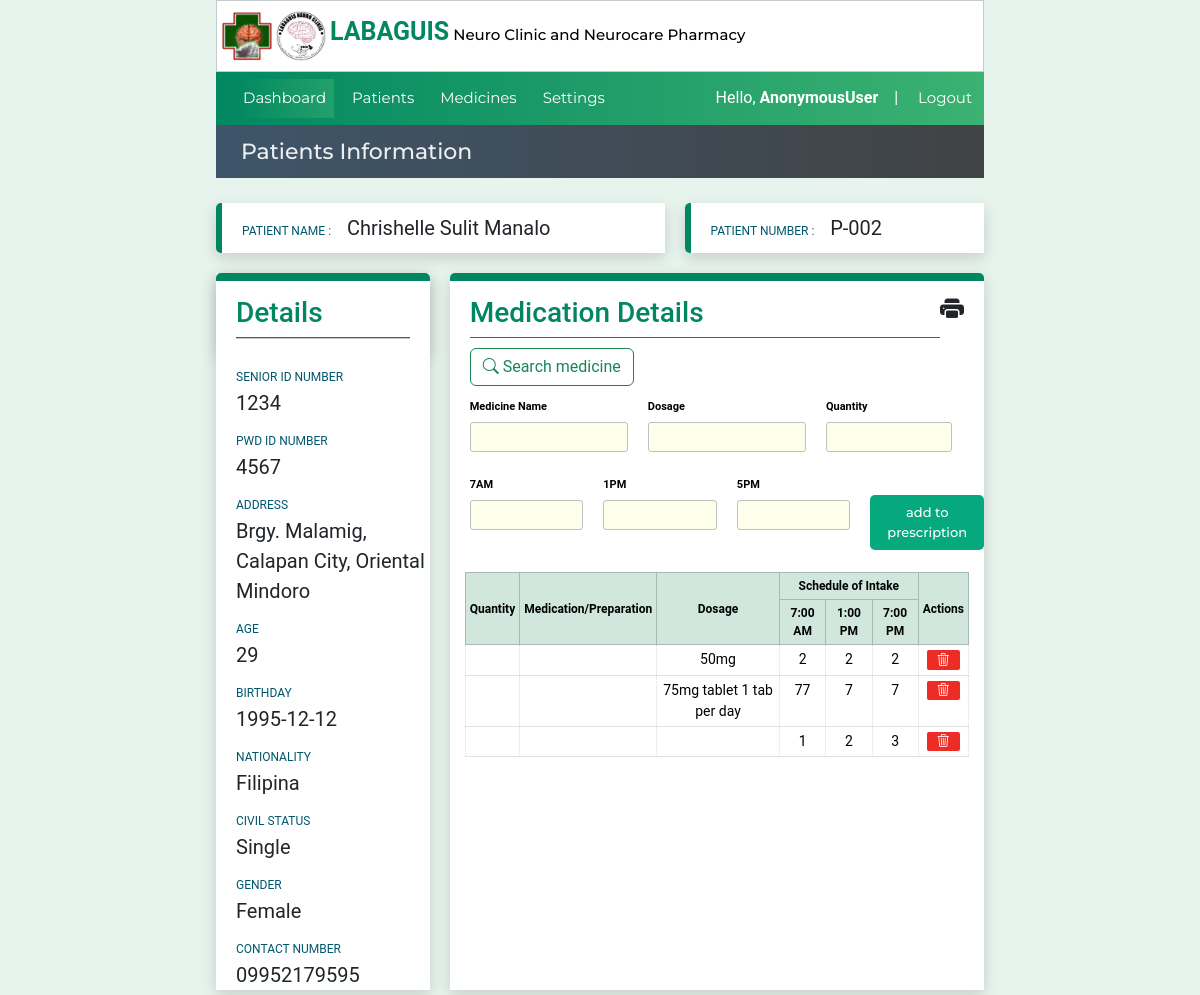
Page /patientinfo/27/prescription on the earlier database version.
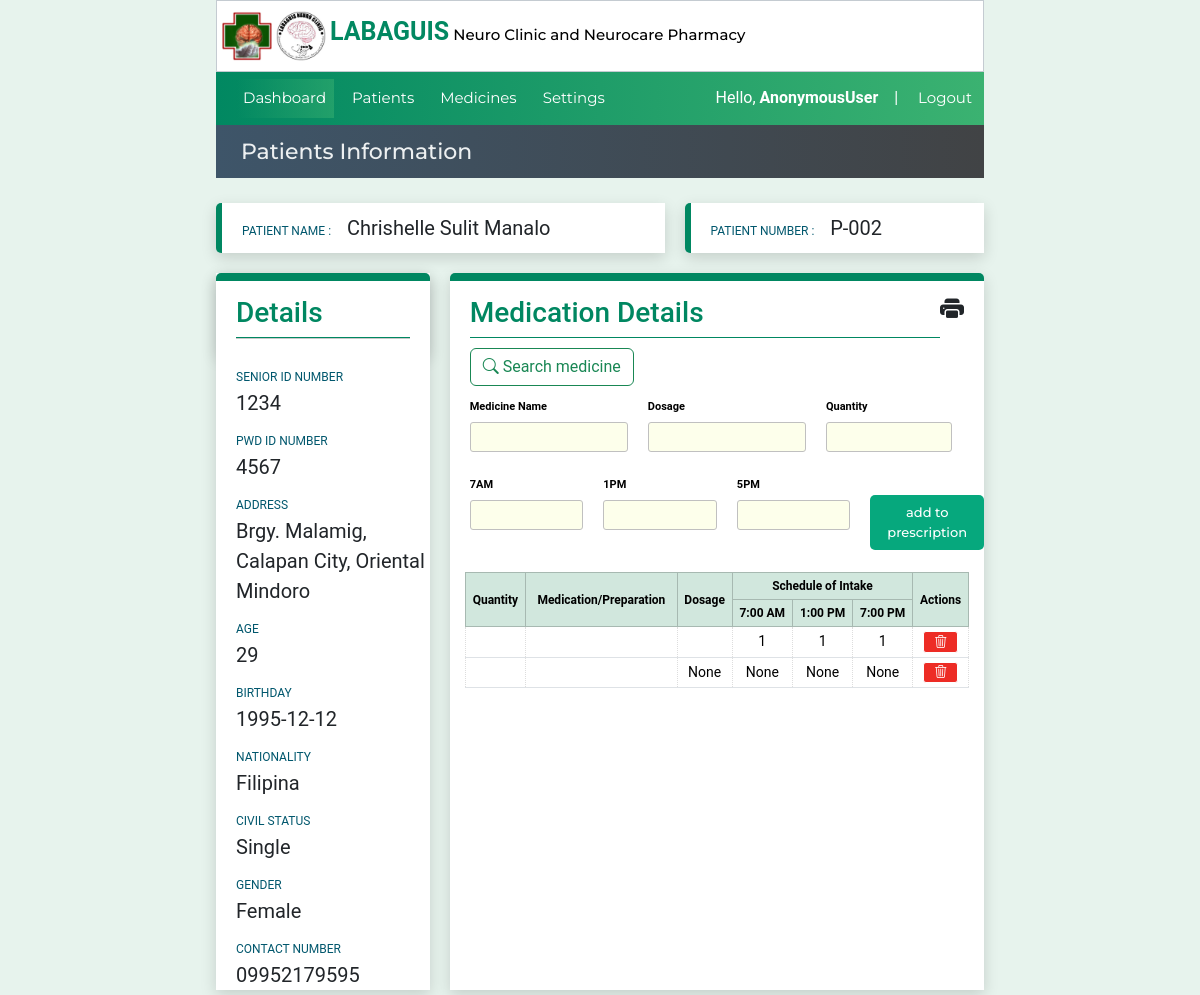
Same page on the later database version.
### website/models.py (models this page shows, shortened)
class Patient(models.Model):
    created_at = models.DateTimeField(auto_now_add=True)
    patient_code=models.CharField(max_length=50)
    first_name = models.CharField(max_length=50)
    middle_name = models.CharField(max_length=50)
    last_name = models.CharField(max_length=50)
    age = models.CharField(max_length=50)
    bday = models.CharField(max_length=50,default='')
    civil_status = models.CharField(max_length=50,default='')
    gender = models.CharField(max_length=50)
    address = models.CharField(max_length=100)
    contact_number = models.CharField(max_length=50)
    srID = models.CharField(max_length=50,null=True, blank=True)
    pwdID = models.CharField(max_length=50,null=True, blank=True)
    nationality = models.CharField(max_length=50,null=True, blank=True)

class Prescription(models.Model):
    created_at = models.DateField(auto_now_add=True)
    patient_code=models.CharField(max_length=50,null=True, blank=True)
    consultCounter = models.CharField(max_length=50,null=True, blank=True)
    medname = models.CharField(max_length=100,null=True, blank=True)
    medgenname = models.CharField(max_length=50,null=True, blank=True)
    medsize = models.CharField(max_length=50,null=True, blank=True)
    medqty = models.CharField(max_length=50,null=True, blank=True)
    medtype = models.CharField(max_length=50,null=True, blank=True)
    perduration = models.CharField(max_length=50,null=True, blank=True)
    durationqty = models.CharField(max_length=50,null=True, blank=True)
    medduration = models.CharField(max_length=50,null=True, blank=True)
    totalquantity = models.CharField(max_length=50,null=True, blank=True)
    dosage = models.CharField(max_length=50,null=True, blank=True)
    morning = models.CharField(max_length=50,null=True, blank=True)
    noon = models.CharField(max_length=50,null=True, blank=True)
    evening = models.CharField(max_length=50,null=True, blank=True)

### website/views.py (the view)
# urls.py: path('patientinfo/<int:pk>/prescription',views.prescription, name='prescription'),
def prescription(request,pk):
    context=patientinfoData(pk)
    return render(request,'prescriptionform.html',context)

### website/views.py (called while the page is built)
def patientinfoData(pk):
    medicines_list = Medicinelist.objects.all()
    patient_record = Patient.objects.get(id=pk)
    medicationrecord = Prescription.objects.filter(patient_code=patient_record.patient_code)
    context = { 'medicationrecord': medicationrecord,
               'patient_record':patient_record,
               'medicines_list':medicines_list,
               'pCode':patient_record.patient_code,
               'pID':pk,
               }
    return context

### website/templates/prescriptionform.html (shortened to what this page needs)
{% extends 'patientinfo.html' %}
{% load custom_tags %}
{% load static %}
{% block btn-back %}
<a type="button" data-bs-toggle="modal" data-bs-target="#print_report">
  <h4><i class="bi bi-printer-fill"></i></h4>
</a>
{% endblock btn-back %}
{% block title %}
<div class="lbl-details "><h3>Medication Details </h3></div>
{% endblock title %}
{% block content1 %}
<form method="POST" id="additsem-form">
  <a class="btn btn-outline-success" style="margin-left:20px;margin-top:10px;"   type="button" data-bs-toggle="modal" data-bs-target="#searchmedicine"><i class="bi bi-search"></i> Search medicine</a>
  <div class="reg-row">
    <div class="medicine-col" style="width:100%;">
      {% if medselected %}
                  <label class="reg-label">Medicine Name</label><br />
                  <input class="medicine-input" list="medlist" name="medName" value="{{medselected.medicine_name}}" required />
                  <datalist id="medlist">
                    {% for medListItem in medicines_list %}
                    <option value="{{medListItem.medicine_name}}">
                      {% endfor %}
                  </datalist>
                </div>
                <div class="medicine-col">
                  <label class="reg-label">Dosage</label><br />
                  <input class="medicine-input" name="dosage" value="{{medselected.dosage}}" required />
                </div>
                <div class="medicine-col">
                  <label class="reg-label">Quantity</label><br />
                  <input class="medicine-input" name="qtyvalue" style="width:80%;" required />
                </div>
      {% else %}
                <label class="reg-label">Medicine Name</label><br />
                <input class="medicine-input" list="medlist" name="medName" required />
              </div>
              <div class="medicine-col">
                <label class="reg-label">Dosage</label><br />
                <input class="medicine-input" name="dosage" required />
              </div>
              <div class="medicine-col">
                <label class="reg-label">Quantity</label><br />
                <input class="medicine-input" name="qtyvalue" style="width:80%;" required />
              </div>
      {% endif %}
  </div>
  <br>
  <div class="reg-row" style="padding-top:0px">
    <div class="medicine-col">
      <label class="reg-label">7AM</label><br />
      <input class="medicine-input" name="am" required />
    </div>
    <div class="medicine-col">
      <label class="reg-label">1PM</label><br />
      <input class="medicine-input" name="noon" required />
    </div>
    <div class="medicine-col">
      <label class="reg-label">5PM</label><br />
      <input class="medicine-input" name="pmvalue" required />
    </div>
    <div class="medicine-col">
      <button class="btn-addmed btn-success mt-4 p-2" type="submit" name="addtoprescription">add to prescription</button>
    </div>
  </div>
</form>
<div class="medicalhistorytable">
  <table id="table-medications" class="table table-sm table-bordered">
    <thead class="table-success">
      <tr>
        <th rowspan="2">Quantity</th>
        <th rowspan="2">Medication/Preparation</th>
        <th rowspan="2">Dosage</th>
        <th colspan="3">Schedule of Intake</th>
        <th rowspan="2">Actions</th>
      </tr>
      <tr>
        <th>7:00 AM</th>
        <th>1:00 PM</th>
        <th>7:00 PM</th>
      </tr>
    </thead>
    <tbody>
      {% if medicationrecord %}
      {% for medrecord in medicationrecord %}
      <tr>
        <td>{{medrecord.quantity}}</td>
        <td>{{medrecord.medicine_name}}</td>
        <td>{{medrecord.dosage}}</td>
        <td>{{medrecord.morning}}</td>
        <td>{{medrecord.noon}}</td>
        <td>{{medrecord.evening}}</td>
        <td>
          <a href="{% url "deleteitemprescription" patient_record.id medrecord.id %}" style="padding:0 10px;margin:0;"
            name="delete_presciption_item" type='submit' value="{{medrecord.id}}" id="link-delete">
            <i class="bi bi-trash3"></i></a>
        </td>
      </tr>
      {% endfor %}
      {% else %}
      <td colspan="6">No current prescription data.</td>
      {% endif %}
    </tbody>
  </table>
</div>
</div>
{% endblock content1 %}

### website/templates/patientinfo.html (shortened to what this page needs)
{% extends 'index.html' %}
{% load custom_tags %}
{% block pagetitle %}Patients Information{% endblock pagetitle %}
{% block content %}
<div class="info-row1">
  <div class="col1-info">
    <label class="lbl-pname">PATIENT NAME : &nbsp &nbsp </label>
    <label class="value-pname">{{patient_record.first_name}} {{patient_record.middle_name}}
      {{patient_record.last_name }}
    </label>
  </div>
  <div class="col2-info">
    <label class="lbl-pname">PATIENT NUMBER : &nbsp &nbsp</label>
    <label class="value-pname">{{patient_record.patient_code}} </label>
  </div>
</div>
<div class="info-row2">
  <div class="detials-container">
    <div class="pdetails-head">
      <div class="lbl-details">
        <h3>Details</h3>
      </div>
      <hr>
    </div>
    <div class="pdetails-body">
      <label class="lbl-pname">SENIOR ID NUMBER</label><br />
      <label class="value-pname">{{patient_record.srID}} </label>
    </div>
    <div class="pdetails-body">
      <label class="lbl-pname">PWD ID NUMBER</label><br />
      <label class="value-pname">{{patient_record.pwdID}} </label>
    </div>
    <div class="pdetails-body">
      <label class="lbl-pname">ADDRESS</label><br />
      <label class="value-pname">{{patient_record.address}} </label>
    </div>
    <div class="pdetails-body">
      <label class="lbl-pname">AGE</label><br />
      <label class="value-pname">{{patient_record.age}} </label>
    </div>
    <div class="pdetails-body">
      <label class="lbl-pname">BIRTHDAY</label><br />
      <label class="value-pname">{{patient_record.bday}} </label>
    </div>
    <div class="pdetails-body">
      <label class="lbl-pname">NATIONALITY</label><br />
      <label class="value-pname">{{patient_record.nationality}} </label>
    </div>
    <div class="pdetails-body">
      <label class="lbl-pname">CIVIL STATUS</label><br />
      <label class="value-pname">{{patient_record.civil_status}} </label>
    </div>
    <div class="pdetails-body">
      <label class="lbl-pname">GENDER</label><br />
      <label class="value-pname">{{patient_record.gender}} </label>
    </div>
    <div class="pdetails-body">
      <label class="lbl-pname">CONTACT NUMBER</label><br />
      <label class="value-pname">{{patient_record.contact_number}} </label>
    </div>
  </div>
  <div class="details-history">
    <div class="phistory-head">
      {% block title %}{% endblock title %}
      {% block btn-back%}{% endblock  %}
    </div>
    {% block content1 %}{% endblock content1 %}
</div>
</div>
{% endblock content %}

### website/templates/index.html (shortened to what this page needs)
{% load static %}
{% load custom_tags %}
<!DOCTYPE html>
<html>
  <head>
    <link
      href="https://cdn.jsdelivr.net/npm/bootstrap@5.3.1/dist/css/bootstrap.min.css"
      rel="stylesheet"
    />
    <link
      rel="stylesheet"
      href="https://cdn.jsdelivr.net/npm/bootstrap-icons@1.10.5/font/bootstrap-icons.css"
    />
    <link
      rel="stylesheet"
      href="https://cdn.datatables.net/1.13.6/css/jquery.dataTables.min.css"
    />
    <link rel="stylesheet" href="{% static 'style.css' %}" />
  </head>
  <body>
<div class="sticky">
   <div class=" header-base">
      <div>
        <img src="{% static "logo.png" %}" width="50px">
        <img src="{% static "logo2.jpg" %}" width="50px">
      <span class="logotitle"><b>LABAGUIS</b></span> <strong style="color:black;font-size:15px;">Neuro Clinic and Neurocare Pharmacy</strong></div>
    </div>
    {% include 'navbar.html' %}
    <div class=" header-main2">
      <strong style="font-size:22px;margin-left:20px;">
        {% block pagetitle %}{% endblock %}
      </strong>
    </div>
  </div>
    <div class="content-main">
        {% block content%}
        {% endblock %}
  </body>
</html>

### website/templates/navbar.html (shortened to what this page needs)
<div class="header-main " style="z-index: 2;">
    <nav class="navbar navbar-dark navbar-expand-md ">
        <div class="container-fluid">
          <div class="collapse navbar-collapse" id="navbarNav">
            <ul class="navbar-nav">
              <li class="nav-item ">
                <a class="nav-link active" aria-current="page" href="{% url "dashboard" %}">Dashboard</a>
              </li>
              <li class="nav-item">
                <a class="nav-link " href="{% url "patienttable" %}">Patients</a>
              </li>
              <li class="nav-item">
                <a class="nav-link" href="{% url "medications" %}">Medicines</a>
              </li>
              <li class="nav-item">
                <a class="nav-link" href="{% url "medicationsettings" %}">Settings</a>
              </li>
            </ul>
          </div>
          Hello,&nbsp <b>{{request.user}}</b> &nbsp &nbsp | &nbsp
        </div>
        <a class="nav-item nav-link navbar-nav" style="margin-right:10px;" href="{% url "logoutuser" %}">Logout</a>
      </nav>
</div>

### website/static/style.css (style rules this page uses)
* { box-sizing:border-box; margin: 0; padding: 0; font-family: 'Roboto', sans-serif; }
body { background-color: #e7f3ed; }
header li,a,strong, button { font-family: 'Montserrat', sans-serif; font-weight: 500; font-size: 13px; color: #edf0f1; text-decoration: none; padding: 0px 0px; margin: 0px 0px; }
.nav-link { font-size: 15px; }
.content-main { height: 100%; margin: 5px 18%; }
.left-menu lu,li { font-size: 5px; text-decoration: none; color: black; padding: 5px; list-style: none; margin: 0; }
.reg-label { font-size: 11px; font-weight: 600; color:black; }
.reg-row { display:inline-flex; width: 100%; margin: 0px 0; }
.btn-addmed { background-color: #06a87d; color: white; padding: 6px 20px; border-radius: 5px; border-style: none; margin-top: 22px; }
table { width: 100%; }
th { padding: 10px; font-size: 12px; color: black; background-color: #b4c3d33c; }
tr { font-size: 14px; }
td { border: 1px dotted #ddd; width: auto; }
#link-delete { color: white; border: 1px solid white; padding: 5px 8px; background-color:rgba(235, 18, 11, 0.89); border-radius: 3px; }
.info-row1 { display: inline-flex; width: 100%; }
.info-row2 { display: inline-flex; width: 100%; }
.lbl-pname { font-size:12px; color: #01576d; }
.value-pname { font-size: 20px; font-style: bold; }
.col1-info { margin: 20px 0; margin-right: 20px; padding: 10px 20px; background-color:white; width:60%; border-left: 6px solid rgb(0,135,97); border-radius: 5px 0 0 5px; box-shadow: 0 5px 15px 0 #00000026; }
.col2-info { margin: 20px 0; padding: 10px 20px; background-color:white; width:40%; border-left: 6px solid rgb(0,135,97); border-radius: 5px 0 0 5px; box-shadow: 0 5px 15px 0 #00000026; }
.pdetails-head { width: 100%; padding: 15px 20px; border-top: 8px solid rgb(0,135,97); border-radius: 5px 5px 0 0; box-shadow: 0 5px 15px 0 #00000026; }
.pdetails-body { padding-left:20px; padding-top: 10px; background-color: white; width: 100%; }
.lbl-details { color: rgb(0,135,97); border-bottom: 1px solid rgb(0,135,97); width: 100%; }
.detials-container { margin-right: 20px; display: block; width: 40%; box-shadow: 0 5px 15px 0 #00000026; background-color:white; }
.medicine-input { border-style: solid; border-color: silver; border-radius: 3px; border-width: 1px; padding-left: 5px; padding: 2px 5px; width: 100%; }
.medicine-col { padding: 7px 0 7px 20px; width: 100%; }
hr { margin: 0; padding: 0; }
.details-history { background-color:white; width: 100%; border-top: 8px solid rgb(0,135,97); border-radius: 5px 5px 0 0; box-shadow: 0 5px 15px 0 #00000026; }
.phistory-head { display: inline-flex; width: 100%; padding: 15px 20px 0 20px; border-radius: 5px 5px 0 0; justify-content:space-between; }
.medicalhistorytable { padding: 15px; }
input, textarea, select { background-color: rgba(249, 255, 189, 0.3); padding: auto; font-family: 'Arial'; margin: 5px 0 5px 0; padding: 5px 0 5px 0; }
#table-medications { text-align: center; }
#table-medications th { vertical-align:middle; }
.header-main { height: 100%; margin: 0px 18%; background-color: #80c3e3; background: rgb(1,136,97); background: linear-gradient(90deg, rgba(1,136,97,1) 0%, rgba(31,157,105,1) 50%, rgba(59,178,113,1) 100%); color: white; }
.header-main * { color: white; }
.header-main2 { height: 100%; margin: 0px 18%; background-color: #24242a; background: rgb(62,85,105); background: linear-gradient(90deg, rgba(62,85,105,1) 0%, rgba(65,67,69,1) 100%); color: white; padding: 10px 5px; }
.navbar { padding: 2px; }
.header-base { height: 100%; margin: 0px 18% 0 18%; padding: 10px 5px; background-color: white; border: 1px solid rgb(62,85,105,0.3); }
.logotitle { font-family: Verdana; color: #028861; font-size: 25px; margin-top: 50px; }
.sticky { position: sticky; top: 0; width: 100%; }
.reg-rows label,span,p,ul,li { font-size: 15px; }
.active { margin: 0px; color: white; background: rgb(0,135,97,0.3); background: linear-gradient(90deg, rgba(0,135,97,0.2) 0%, rgba(59,178,113,0.49343487394957986) 100%); }

Differences in the rows shown:
removed Prescription: dosage "50mg", morning "2", noon "2", evening "2", {{ medrecord.id }} 40 (drawn)
removed Prescription: dosage "75mg tablet 1 tab per day", morning "77", noon "7", evening "7", {{ medrecord.id }} 41 (drawn)
removed Prescription: morning "1", noon "2", evening "3", {{ medrecord.id }} 42 (drawn)
added Prescription: morning "1", noon "1", evening "1", {{ medrecord.id }} 43 (drawn)
added Prescription: dosage "None", morning "None", noon "None", evening "None", {{ medrecord.id }} 44 (drawn)
